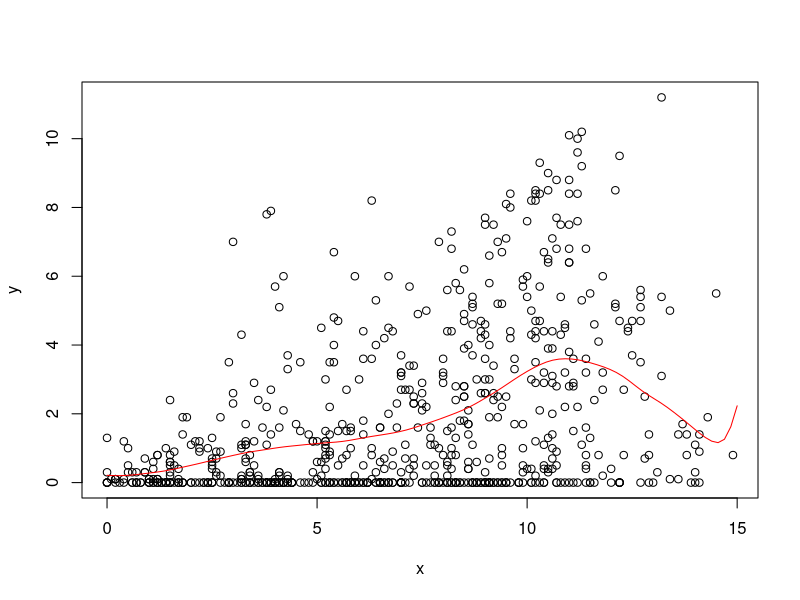
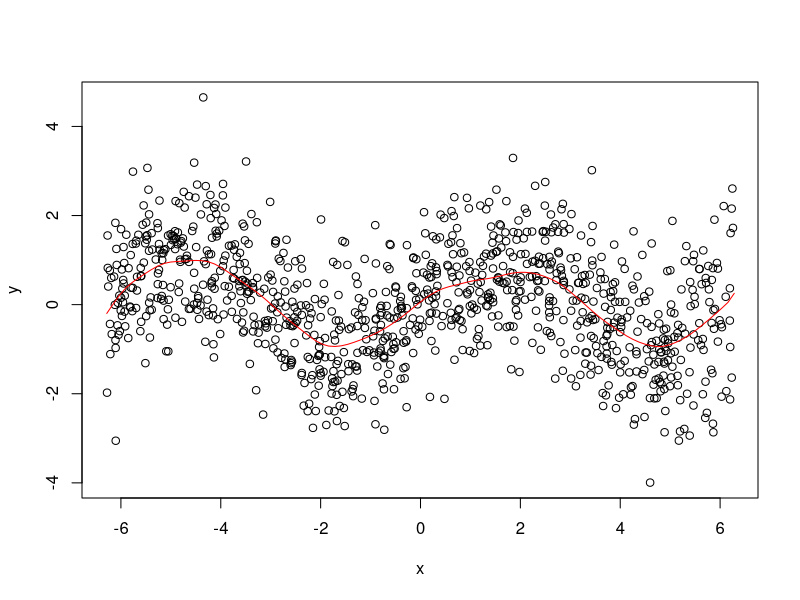

The R script that drew these images, in order:
# STAT-S 610
# LAB 4
# 2019-10-03
# https://jfukuyama.github.io/teaching/stat610/assignments/lab4.pdf

# --- functions --- #

#' @param x (numeric) vector of same length as y
#' @param y (numeric) vector of same length as y
#' @param z (numeric) vector, can be of a different length
#' @param omega (numeric) must be a scalar
#' @return (numeric) vector of the same length as z
llr = function(x, y, z, omega) {
  fits = sapply(z, compute_f_hat, x, y, omega)
  return(fits)
}

#' @param z (numeric) must be a scalar
#' @param x (numeric) vector of the same length as y
#' @param y (numeric) vector of the same length as x
#' @param omega (numeric) must be a scalar
#' @return (numeric) scalar
compute_f_hat = function(z, x, y, omega) {
  Wz = make_weight_matrix(z, x, omega)
  X = make_predictor_matrix(x)
  f_hat = c(1, z) %*% solve(t(X) %*% Wz %*% X) %*% t(X) %*% Wz %*% y
  return(f_hat)
}

#' @param z (numeric) must be a scalar
#' @param x (numeric) vector of arbitrary length
#' @param omega (numeric) must be a scalar
#' @return (numeric) a diagonal matrix
make_weight_matrix = function(z, x, omega) {
  r = abs(x - z) / omega  # this is a vector of the same length as x
  w = sapply(r, W)  # this is a vector of the same length as x and r
  Wz = diag(w)  # this is a diagonal matrix with elements from w
  return(Wz)
}

#' @param r (numeric) must be a scalar
#' @return (numeric) scalar
W = function(r) {
  if (abs(r) < 1) {
    return((1 - abs(r) ** 3) ** 3)
  } else {
    return(0)
  }
}

#' @param x (numeric) vector of arbitrary length
#' @return (numeric) matrix with 2 columns and rows equal to length of x
make_predictor_matrix = function(x) {
  n = length(x)
  return(cbind(rep(1, n), x))
}


# --- example 1 --- #

# get the data
data(french_fries, package = 'reshape2')
french_fries = na.omit(french_fries)

# input data
x = french_fries$potato
y = french_fries$buttery

# space along which to smooth
z = seq(0, 15, length.out = 100)

# run smoothing
fits = llr(z = z, x = x, y = y, omega = 2)

# plot the data and the smoother
plot(x, y)
lines(z, fits, col = 'red')


# --- example 2 --- #

# noisy sine wave
x = runif(1000, -2 * pi, 2 * pi)
y = sin(x) + rnorm(length(x))

# space along which to smooth
z = seq(-2 * pi, 2 * pi, length.out = 100)

# run smoothing
fits = llr(z = z, x = x, y = y, omega = pi / 3)

# plot the data and the smoother
plot(x, y)
lines(z, fits, col = 'red')
